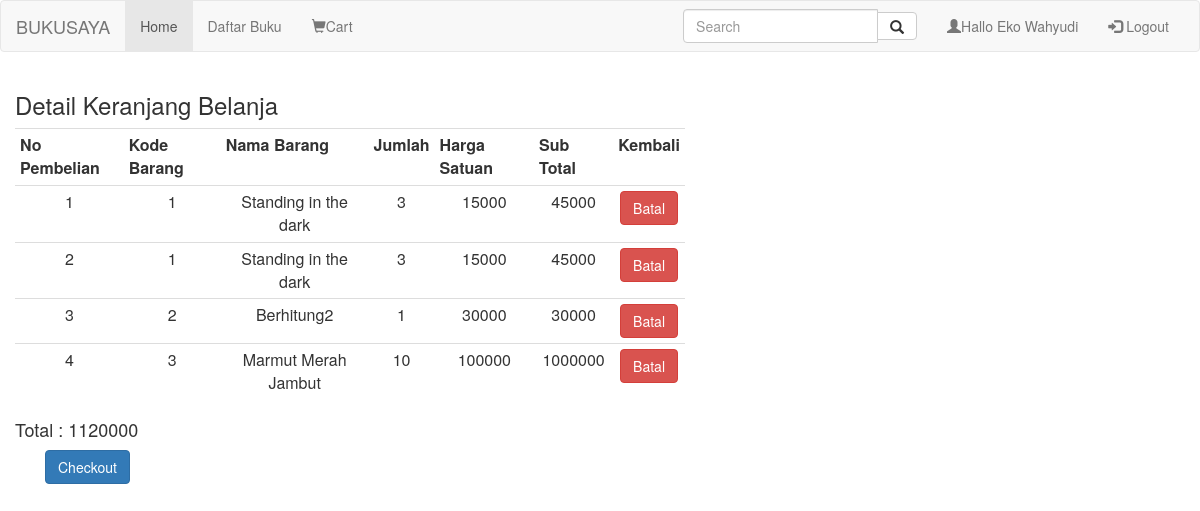
/user/cart.php (signed in), run on the app's committed database.
### tables this page shows
CREATE TABLE `user` (
  `id_user` int(11) NOT NULL,
  `nama` varchar(50) NOT NULL,
  `username` varchar(15) NOT NULL,
  `password` varchar(100) NOT NULL,
  `foto` varchar(30) NOT NULL,
  `status` tinyint(1) NOT NULL
);

CREATE TABLE `keranjang` (
  `id_keranjang` int(11) NOT NULL,
  `id_user` int(11) NOT NULL,
  `id_buku` int(11) NOT NULL,
  `jumlah_buku` int(11) NOT NULL
);

CREATE TABLE `buku` (
  `id_buku` int(11) NOT NULL,
  `id_kategori` int(11) NOT NULL,
  `code` varchar(30) NOT NULL,
  `nama_buku` varchar(30) NOT NULL,
  `deskripsi` varchar(100) NOT NULL,
  `harga` int(8) NOT NULL,
  `stok` int(5) NOT NULL,
  `foto` varchar(30) NOT NULL
);

### user/session-login.php (called while the page is built, shortened)
<?php
include 'config.php';
if(isset($_SESSION['nama'])){
  $id = $_SESSION['id'];
  $query = "SELECT * FROM user WHERE id_user='$id'";
  $result = $koneksi->query($query);
  $print = $result->fetch_assoc();
  extract($print);
}
?>

### user/cart.php (the view, shortened to what this page needs)
<?php
	include'header.php';
	include'config.php';
?>
<head>
    <link href="css/bootstrap.min.css" rel="stylesheet">
    <link href="css/bootstrap.css" rel="stylesheet">
</head>
	<div class="col-sm-7">
		<div class="title"><h3>Detail Keranjang Belanja</h3></div>
			<table class="table table-hover table-condensed">
				<tr>
					<th align="center">No Pembelian</th>
                    <th align="center">Kode Barang</th>
					<th align="center">Nama Barang</th>
					<th align="center">Jumlah</th>
					<th align="center">Harga Satuan</th>
					<th align="center">Sub Total</th>
					<th align="center">Kembali</th>
				</tr>
				<?php
					$total = 0;
					$query = "SELECT * FROM keranjang where id_user=$id_user";
					$result = mysqli_query($koneksi, $query);
					$no = 1;
					foreach($result as $barang){
					$id_buku = $barang['id_buku'];
				 ?>
				<tr>
					<td align="center"><?php echo $no++ ?></td>
					<td align="center"><?php echo $barang['id_buku']; ?></td>
					<?php
					$query2 = "SELECT * FROM buku WHERE id_buku='$id_buku'";
					$result2 = mysqli_query($koneksi,$query2);
					foreach($result2 as $buku){
					$jumlah = $barang['jumlah_buku'];
					$harga = $buku['harga'];
					$subtotal = $jumlah * $harga;
					$jumlah = $subtotal + 0;
					$total += $jumlah;
					?>
					<td align="center"><?php echo $buku['nama_buku']; ?></td>
					<td align="center"><?php echo $barang['jumlah_buku']; ?></td>
					<td align="center"><?php echo $buku['harga']; ?></td>
					<td align="center"><?php echo $subtotal; ?></td>
					<td align="center"><a href="proses-batal.php?id_keranjang=<?php echo $barang['id_keranjang'] ?>&id_buku=<?php echo $buku['id_buku']?>" class="btn btn-danger">Batal</a></td>
					<?php } ?>
				</tr>
					<?php } ?>
			</table>
			<h4>Total : <?php echo $total; ?> </h4>
			<div class="col-sm-7">
			<div class="col-xs-6">
 			 <a href="checkout.php" class="btn btn-primary" role="button">Checkout</a>
 			 </div></div>
	</div>

### user/header.php (shortened to what this page needs)
<?php
  include 'session-login.php';
?>
  <head>
    <link href="css/bootstrap.min.css" rel="stylesheet">
  </head>
    <nav class="navbar navbar-default">
  		<div class="container-fluid">
		    <div class="navbar-header">
		      <a class="navbar-brand" href="index.php">BUKUSAYA</a>
		    </div>
		    <div class="collapse navbar-collapse" id="bs-example-navbar-collapse-1">
		      <ul class="nav navbar-nav">
		        <li class="active"><a href="#">Home <span class="sr-only">(current)</span></a></li>
		        <li><a href="#">Daftar Buku</a></li>
		        <li><a href="cart.php"><span class="glyphicon glyphicon-shopping-cart"></span>Cart</a></li>
		      </ul>
		      <ul class="nav navbar-nav navbar-right">
          <?php
            if(!empty($_SESSION['id'])){
              echo '
              <li><a href=""><span class="glyphicon glyphicon-user"></span>Hallo '.$nama.'</a></li>
              <li><a href="logout.php"><span class="glyphicon glyphicon-log-in"></span> Logout</a></li>';
            }else{
              echo ' <li><a href="tambah-user.php"><span class="glyphicon glyphicon-user"></span> Sign Up</a></li>
        <li><a href="login.php"><span class="glyphicon glyphicon-log-in"></span> Login</a></li>';
            }
           ?>
      </ul>
      <form class="navbar-form navbar-right">
      <div class="input-group">
        <input type="text" class="form-control" placeholder="Search">
        <div class="input-group-btn">
          <Add to cart class="btn btn-default" type="submit">
            <i class="glyphicon glyphicon-search"></i>
          </Add to cart>
        </div>
      </div>
    </form>
		    </div>
  		</div>
	</nav>

### data on the page
user: nama "Eko Wahyudi"
keranjang: id_buku "1", jumlah_buku "3", jumlah_buku.harga "45000"
buku: nama_buku "Standing in the dark", harga "15000"
keranjang: id_buku "1", jumlah_buku "3", jumlah_buku.harga "45000"
keranjang: id_buku "2", jumlah_buku "1", jumlah_buku.harga "30000"
buku: nama_buku "Berhitung2", harga "30000"
keranjang: id_buku "3", jumlah_buku "10", jumlah_buku.harga "1000000"
buku: nama_buku "Marmut Merah Jambut", harga "100000"

### other printed values
$total "1120000"
